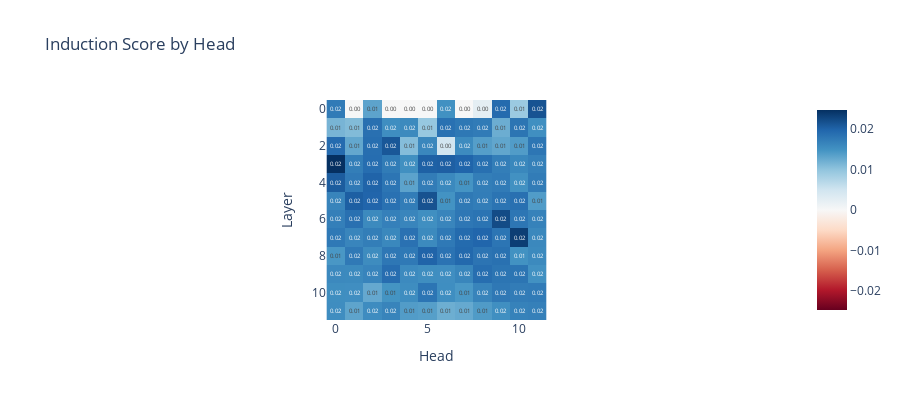

The notebook cell this image was saved under:
### Code cell
update_layout_set = {"xaxis_range", "yaxis_range", "hovermode", "xaxis_title", "yaxis_title", "colorbar", "colorscale", "coloraxis", "title_x", "bargap", "bargroupgap", "xaxis_tickformat", "yaxis_tickformat", "title_y", "legend_title_text", "xaxis_showgrid", "xaxis_gridwidth", "xaxis_gridcolor", "yaxis_showgrid", "yaxis_gridwidth", "yaxis_gridcolor", "showlegend", "xaxis_tickmode", "yaxis_tickmode", "margin", "xaxis_visible", "yaxis_visible", "bargap", "bargroupgap", "coloraxis_showscale", "xaxis_tickangle", "yaxis_scaleanchor", "xaxis_tickfont", "yaxis_tickfont"}

update_traces_set = {"textposition"}


def generate_repeated_tokens(
    model: HookedTransformer, seq_len: int, batch: int = 1
) -> Int[Tensor, "batch full_seq_len"]:
    '''
    Generates a sequence of repeated random tokens

    Outputs are:
        rep_tokens: [batch, 1+2*seq_len]
    '''
    prefix = (t.ones(batch, 1) * model.tokenizer.bos_token_id).long() # add the prefix (BOS)
    rep_tokens_half = t.randint(0, model.cfg.d_vocab, (batch, seq_len), dtype=t.int64)
    rep_tokens = t.cat([prefix, rep_tokens_half, rep_tokens_half], dim=-1).to(device)
    return rep_tokens

def run_and_cache_model_repeated_tokens(model: HookedTransformer, seq_len: int, batch: int = 1) -> Tuple[t.Tensor, t.Tensor, ActivationCache]:
    '''
    Generates a sequence of repeated random tokens, and runs the model on it, returning logits, tokens and cache

    Should use the `generate_repeated_tokens` function above

    Outputs are:
        rep_tokens: [batch, 1+2*seq_len]
        rep_logits: [batch, 1+2*seq_len, d_vocab]
        rep_cache: The cache of the model run on rep_tokens
    '''
    rep_tokens = generate_repeated_tokens(model, seq_len, batch)
    rep_logits, rep_cache = model.run_with_cache(rep_tokens)
    return rep_tokens, rep_logits, rep_cache

seq_len = 50
batch = 10
# (rep_tokens, rep_logits, rep_cache) = run_and_cache_model_repeated_tokens(gpt2_small, seq_len, batch)
# rep_str = gpt2_small.to_str_tokens(rep_tokens)

rep_tokens_10 = generate_repeated_tokens(rhyme_model, seq_len, batch)

# We make a tensor to store the induction score for each head.
# We put it on the model's device to avoid needing to move things between the GPU and CPU, which can be slow.
induction_score_store = t.zeros((rhyme_model.cfg.n_layers, rhyme_model.cfg.n_heads), device=rhyme_model.cfg.device)

def induction_score_hook(
    pattern: Float[Tensor, "batch head_index dest_pos source_pos"],
    hook: HookPoint,
):
    
    '''
    Calculates the induction score, and stores it in the [layer, head] position of the `induction_score_store` tensor.
    '''
    indexing = seq_len-1
    induction_score = pattern.diagonal(offset=-indexing, dim1=-2, dim2=-1)
    # avg score per head
    induction_score = einops.rearrange(induction_score, 'batch head_idx layer -> batch layer head_idx')
    induction_score_store[hook.layer(), :] = induction_score.mean(dim=(0,1))

pattern_hook_names_filter = lambda name: name.endswith("pattern")

# Run with hooks (this is where we write to the `induction_score_store` tensor`)
rhyme_model.run_with_hooks(
    rep_tokens_10,
    return_type=None, # For efficiency, we don't need to calculate the logits
    fwd_hooks=[(
        pattern_hook_names_filter,
        induction_score_hook
    )]
)

# Plot the induction scores for each head in each layer
imshow(
    induction_score_store,
    labels={"x": "Head", "y": "Layer"},
    title="Induction Score by Head",
    text_auto=".2f",
    width=900, height=400
)

### Figure 1 — Plotly figure (JSON) as saved in the notebook; plotly's stock layout.template omitted (floating-point values rounded to 4 significant figures; data arrays with more than 128 entries replaced by an {"elided": "..."} marker saying what was removed)
{"data": [{"coloraxis": "coloraxis", "hovertemplate": "Head: %{x}<br>Layer: %{y}<br>color: %{z}<extra></extra>", "name": "0", "texttemplate": "%{z:.2f}", "type": "heatmap", "xaxis": "x", "yaxis": "y", "z": {"elided": "12x12 float values"}}], "layout": {"coloraxis": {"cmid": 0, "colorscale": [[0, "rgb(103,0,31)"], [0.1, "rgb(178,24,43)"], [0.2, "rgb(214,96,77)"], [0.3, "rgb(244,165,130)"], [0.4, "rgb(253,219,199)"], [0.5, "rgb(247,247,247)"], [0.6, "rgb(209,229,240)"], [0.7, "rgb(146,197,222)"], [0.8, "rgb(67,147,195)"], [0.9, "rgb(33,102,172)"], [1, "rgb(5,48,97)"]]}, "height": 400, "title": {"text": "Induction Score by Head"}, "width": 900, "xaxis": {"anchor": "y", "constrain": "domain", "domain": [0, 1], "scaleanchor": "y", "title": {"text": "Head"}}, "yaxis": {"anchor": "x", "autorange": "reversed", "constrain": "domain", "domain": [0, 1], "title": {"text": "Layer"}}}}
